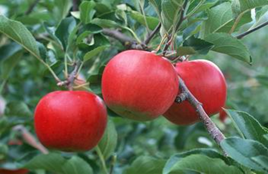
#> input picture dip_experiment_witiout_lib/dip_final_project/red_apple.bmp, 268 x 174 px
$ python code.py
#> lines starting #> are read from the running program, lines starting #| are printed output that depends on the picture; after the words box and inside, x2 and y2 are one past the last pixel; in counts of white or black regions, pixels touching at a corner belong together
# -*- coding: utf-8 -*-
import matplotlib.pyplot as plt  # plt 用于显示图片
import matplotlib.image as mpimg  # mpimg 用于读取图片
import numpy as np


# 读取目标路径
image_apple = mpimg.imread('./red_apple.bmp')
#> image_apple is the input picture: shape (174, 268, 3); mean R, G, B 107.7, 106.8, 85.9


# 显示原图像
def original_display(image1, image2, pixel):
    img1 = image1
    img2 = image2
    pixel_width = pixel
    img_copy = np.copy(img1)
    img_height = img2.shape[0]
    img_width = img2.shape[1]
    y_top = img_height
    y_bottom = 0
    x_left = img_width
    x_right = 0

    for i in range(img_height - 10):
        for j in range(img_width - 10):
            if img2[i, j] == 1 and i < y_top:
                y_top = i
            elif img2[i, j] == 1 and i > y_bottom:
                y_bottom = i
            if img2[i, j] == 1 and j < x_left:
                x_left = j
            elif img2[i, j] == 1 and j > x_right:
                x_right = j

    for i in range(x_left, x_right):
        for j in range(y_top-pixel_width, y_top+pixel_width):
            img_copy[j, i, :] = 0
    for i in range(x_left, x_right):
        for j in range(y_bottom-pixel_width, y_bottom+pixel_width):
            img_copy[j, i, :] = 0
    for i in range(y_top, y_bottom):
        for j in range(x_left-pixel_width, x_left+pixel_width):
            img_copy[i, j, :] = 0
    for i in range(y_top, y_bottom):
        for j in range(x_right-pixel_width, x_right+pixel_width):
            img_copy[i, j, :] = 0

    plt.subplot(321)
    plt.imshow(img_copy / 255)
    plt.title("original")


# 均值滤波，24位(R, G, B)
def mean_filter_24bits(image, size):
    # 初始化变量
#> called with size = (3, 3)
    img = image
    if size[0] == size[1] and size[0] % 2 == 1:
        size = size[0]
    else:
        print("错误的核大小！")
        exit()

    val = 1 / size ** 2
    kernel = np.full((size, size), val)
    extend = int(size / 2)

    img_height = img.shape[0]
#> img_height = 174
    img_width = img.shape[1]
#> img_width = 268

    img_top = np.zeros([img_height+extend, img_width, 3])
    img_bottom = np.zeros([img_height+2*extend, img_width, 3])
    img_left = np.zeros([img_height+2*extend, img_width+extend, 3])
    img_right = np.zeros([img_height+2*extend, img_width+2*extend, 3])

    # 扩大矩阵
    row = np.zeros([extend, img_width])
    col = np.zeros([extend, img_height + 2 * extend])

    for c in range(3):
        img_top[:, :, c] = np.insert(img[:, :, c], 0, row, axis=0)
        img_bottom[:, :, c] = np.insert(img_top[:, :, c], img_height + extend, row, axis=0)
        img_left[:, :, c] = np.insert(img_bottom[:, :, c], 0, col, axis=1)
        img_right[:, :, c] = np.insert(img_left[:, :, c], img_width + extend, col, axis=1)

    # 算法
    range_h = img_height + 2 * extend - size + 1
#> range_h = 174
    range_w = img_width + 2 * extend - size + 1
#> range_w = 268
    cnt = 0

    for c in range(3):
        for j in range(range_h):
            for k in range(range_w):
                for a in range(size):
                    for b in range(size):
                        cnt += img_right[j+a][k+b][c] * val

                img_right[j+extend][k+extend][c] = int(cnt)

                if img_right[j+extend][k+extend][c] < 0:
                    img_right[j+extend][k+extend][c] = 0
                elif img_right[j+extend][k+extend][c] > 255:
                    img_right[j+extend][k+extend][c] = 255

                cnt = 0

    plt.subplot(322)
    plt.imshow(img_right / 255)
    plt.title("mean filter")

    return img_right


# RGB变HSV
def RGB2HSV(image):
    img = image

    R = img[:, :, 0] / 255
    G = img[:, :, 1] / 255
    B = img[:, :, 2] / 255
    img_height = img.shape[0]
#> img_height = 176
    img_width = img.shape[1]
#> img_width = 270
    max_matrix = np.zeros((img_height, img_width))
    min_matrix = np.zeros((img_height, img_width))
    H = np.zeros((img_height, img_width))
    S = np.zeros((img_height, img_width))
    V = np.zeros((img_height, img_width))
    delta = np.zeros((img_height, img_width))

    for i in range(img_height):
        for j in range(img_width):
            max_matrix[i, j] = max(R[i, j], G[i, j], B[i, j])
            min_matrix[i, j] = min(R[i, j], G[i, j], B[i, j])
            delta[i, j] = max_matrix[i, j] - min_matrix[i, j]
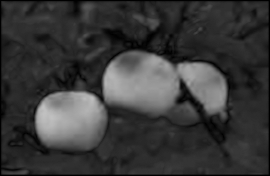
#> delta: shape (176, 270) float64; min 0, max 0.757, mean 0.225
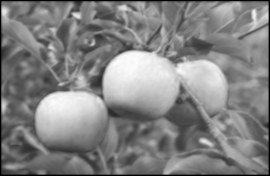
#> max_matrix: shape (176, 270) float64; min 0, max 0.988, mean 0.512
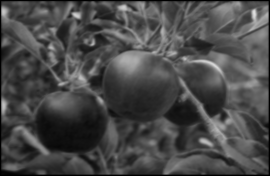
#> min_matrix: shape (176, 270) float64; min 0, max 0.875, mean 0.287

    # 计算V
    V = max_matrix

    # 计算S
    for i in range(img_height):
        for j in range(img_width):
            if max_matrix[i, j] == 0:
                S[i, j] = 0
            else:
                S[i, j] = delta[i, j] / max_matrix[i, j]
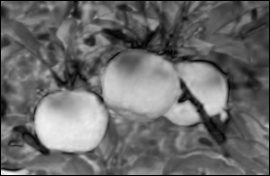
#> S: shape (176, 270) float64; min 0, max 0.977, mean 0.418

    # 计算H
    for i in range(img_height):
        for j in range(img_width):
            if max_matrix[i, j] == R[i, j]:
                H[i, j] = (0 + (G[i, j] - B[i, j]) / delta[i, j]) / 6
            elif max_matrix[i, j] == G[i, j]:
                H[i, j] = (2 + (G[i, j] - B[i, j]) / delta[i, j]) / 6
            elif max_matrix[i, j] == B[i, j]:
                H[i, j] = (4 + (G[i, j] - B[i, j]) / delta[i, j]) / 6

            if H[i, j] < 0:
                H[i, j] += 360

    img[:, :, 0] = H
#> img: shape (176, 270, 3) float64; 0.62% of the values are NaN or infinite; the others: min 0, max 360, mean 77.94
    img[:, :, 1] = S
#> img: shape (176, 270, 3) float64; 0.62% of the values are NaN or infinite; the others: min 0, max 360, mean 43.58
    img[:, :, 2] = V
#> img: shape (176, 270, 3) float64; 0.62% of the values are NaN or infinite; the others: min 0, max 360, mean 16.02

    plt.subplot(323)
    plt.imshow(img)
    plt.title("HSV")

    return img


# 阈值分割
def threshold(image):
    lower_red = np.array([20, 20, 70]) / 255
    upper_red = np.array([190, 255, 255]) / 255
    img = image
    img_height = img.shape[0]
#> img_height = 176
    img_width = img.shape[1]
#> img_width = 270
    img_binary = np.zeros((img_height, img_width))

    for i in range(img_height):
        for j in range(img_width):
            if lower_red[0] <= img[i, j, 0] <= upper_red[0] and lower_red[1] <= img[i, j, 1] <= upper_red[1] and lower_red[2] <= img[i, j, 2] <= upper_red[2]:
                img_binary[i, j] = 0
            else:
                img_binary[i, j] = 1
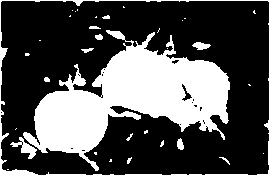
#> img_binary: shape (176, 270) float64; values 0 (black) and 1 (white), 30.9% white; 34 white regions (21 under 20 px), largest, box (x1, y1, x2, y2) and area: (23, 30, 230, 171) 12511, (0, 0, 270, 176) 1513, (10, 137, 37, 159) 207

    plt.subplot(324)
    plt.imshow(img_binary, cmap='gray')
    plt.title("binary")

    return img_binary


# 腐蚀
def erosion(image, type, times):
#> called with type = 'cross', times = 5
    img = image
    isErosion = 0

    size = (3, 3)

    if size[0] == size[1] and size[0] % 2 == 1:
        size = size[0]
    else:
        print("错误的核大小！")
        exit()

    val = 1 / size ** 2
    kernel = np.full((size, size), val)
    extend = int(size / 2)

    img_height = img.shape[0]
#> img_height = 176
    img_width = img.shape[1]
#> img_width = 270

    img_top = np.zeros([img_height + extend, img_width])
    img_bottom = np.zeros([img_height + 2 * extend, img_width])
    img_left = np.zeros([img_height + 2 * extend, img_width + extend])
    img_right = np.zeros([img_height + 2 * extend, img_width + 2 * extend])

    # 扩大矩阵
    row = np.zeros([extend, img_width])
    col = np.zeros([extend, img_height + 2 * extend])

    img_top[:, :] = np.insert(img[:, :], 0, row, axis=0)
#> img_top: shape (177, 270) float64; values 0 (black) and 1 (white), 30.8% white; 34 white regions (21 under 20 px), largest, box (x1, y1, x2, y2) and area: (23, 31, 230, 172) 12511, (0, 1, 270, 177) 1513, (10, 138, 37, 160) 207
    img_bottom[:, :] = np.insert(img_top[:, :], img_height + extend, row, axis=0)
    img_left[:, :] = np.insert(img_bottom[:, :], 0, col, axis=1)
#> img_left: shape (178, 271) float64; values 0 (black) and 1 (white), 30.5% white; 34 white regions (21 under 20 px), largest, box (x1, y1, x2, y2) and area: (24, 31, 231, 172) 12511, (1, 1, 271, 177) 1513, (11, 138, 38, 160) 207
    img_right[:, :] = np.insert(img_left[:, :], img_width + extend, col, axis=1)
    img_copy = np.copy(img_right)

    # 算法
    range_h = img_height + 2 * extend - size + 1
#> range_h = 176
    range_w = img_width + 2 * extend - size + 1
#> range_w = 270

    if type == 'full':
        for i in range(times):
            for j in range(range_h):
                for k in range(range_w):
                    for a in range(size):
                        if isErosion == 1:
                            break
                        for b in range(size):
                            if img_copy[j+a-1][k+b-1] == 0:
                                isErosion = 1
                                img_right[j, k] = 0
                                break
                    isErosion = 0
            img_copy = np.copy(img_right)

    if type == 'cross':
        for i in range(times):
            for j in range(range_h):
                for k in range(range_w):
                    if img_copy[j-1][k] == 1 and img_copy[j][k] == 1 and img_copy[j][k-1] == 1 and img_copy[j+1][k] == 1 and img_copy[j][k+1] == 1:
                        img_right[j, k] = 1
                    else:
                        img_right[j, k] = 0
            img_copy = np.copy(img_right)
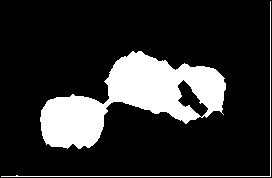
#> img_right: shape (178, 272) float64; values 0 (black) and 1 (white), 17.9% white; 2 white regions, box (x1, y1, x2, y2) and area: (40, 51, 226, 149) 8221, (1, 1, 271, 177) 447

    plt.subplot(325)
    plt.imshow(img_right, cmap='gray')
    plt.title("erosion")

    return img_right


# 膨胀
def expansion(image, type, times):
#> called with type = 'cross', times = 3
    img = image
    isErosion = 0

    size = (3, 3)

    if size[0] == size[1] and size[0] % 2 == 1:
        size = size[0]
    else:
        print("错误的核大小！")
        exit()

    val = 1 / size ** 2
    kernel = np.full((size, size), val)
    extend = int(size / 2)

    img_height = img.shape[0]
#> img_height = 178
    img_width = img.shape[1]
#> img_width = 272

    img_top = np.zeros([img_height + extend, img_width])
    img_bottom = np.zeros([img_height + 2 * extend, img_width])
    img_left = np.zeros([img_height + 2 * extend, img_width + extend])
    img_right = np.zeros([img_height + 2 * extend, img_width + 2 * extend])

    # 扩大矩阵
    row = np.zeros([extend, img_width])
    col = np.zeros([extend, img_height + 2 * extend])

    img_top[:, :] = np.insert(img[:, :], 0, row, axis=0)
#> img_top: shape (179, 272) float64; values 0 (black) and 1 (white), 17.8% white; 2 white regions, box (x1, y1, x2, y2) and area: (40, 52, 226, 150) 8221, (1, 2, 271, 178) 447
    img_bottom[:, :] = np.insert(img_top[:, :], img_height + extend, row, axis=0)
    img_left[:, :] = np.insert(img_bottom[:, :], 0, col, axis=1)
#> img_left: shape (180, 273) float64; values 0 (black) and 1 (white), 17.6% white; 2 white regions, box (x1, y1, x2, y2) and area: (41, 52, 227, 150) 8221, (2, 2, 272, 178) 447
    img_right[:, :] = np.insert(img_left[:, :], img_width + extend, col, axis=1)
    img_copy = np.copy(img_right)

    # 算法
    range_h = img_height + 2 * extend - size + 1
#> range_h = 178
    range_w = img_width + 2 * extend - size + 1

    if type == 'full':
        for i in range(times):
            for j in range(range_h):
                for k in range(range_w):
                    for a in range(size):
                        if isErosion == 1:
                            break
                        for b in range(size):
                            if img_copy[j+a-1][k+b-1] == 0:
                                isErosion = 1
                                img_right[j, k] = 0
                                break
                    isErosion = 0
            img_copy = np.copy(img_right)

    if type == 'cross':
        for i in range(times):
            for j in range(range_h):
                for k in range(range_w):
                    if img_copy[j-1][k] == 1 or img_copy[j][k] == 1 or img_copy[j][k-1] == 1 or img_copy[j+1][k] == 1 or img_copy[j][k+1] == 1:
                        img_right[j, k] = 1
                    else:
                        img_right[j, k] = 0
            img_copy = np.copy(img_right)

    plt.subplot(326)
    plt.imshow(img_right, cmap='gray')
    plt.title("opening")

    return img_right


# 主函数
if __name__ == '__main__':
    img_filter = mean_filter_24bits(image_apple, (3, 3))
    img_HSV = RGB2HSV(img_filter)
    img_binary = threshold(img_HSV)
    img_erosion = erosion(img_binary, 'cross', 5)
    img_opening = expansion(img_erosion, 'cross', 3)
    original_display(image_apple, img_opening, 2)
#> after the loop in original_display, `for i in range(x_left, x_right):`: img_copy: shape (174, 268, 3); 1.64% of pixels changed, all inside (x1, y1, x2, y2) = (38, 47, 229, 51)
#> after the loop in original_display, `for i in range(x_left, x_right):`: img_copy: shape (174, 268, 3); mean R, G, B 105.1, 103.3, 83.3
#> after the loop in original_display, `for i in range(y_top, y_bottom):`: img_copy: shape (174, 268, 3); mean R, G, B 104.1, 102.6, 82.8
#> after the loop in original_display, `for i in range(y_top, y_bottom):`: img_copy: shape (174, 268, 3); mean R, G, B 103.3, 101.5, 81.8

    plt.tight_layout()
    plt.show()
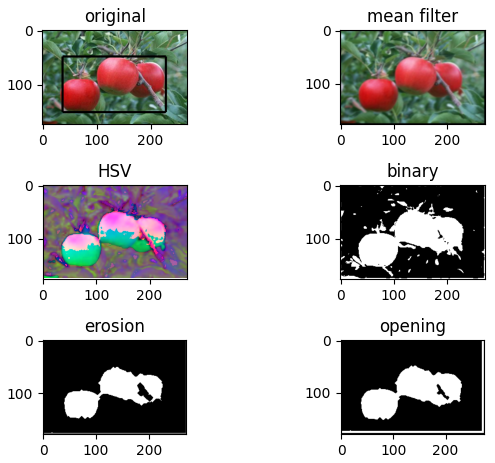
#> figure drawn by matplotlib, 6 panels
